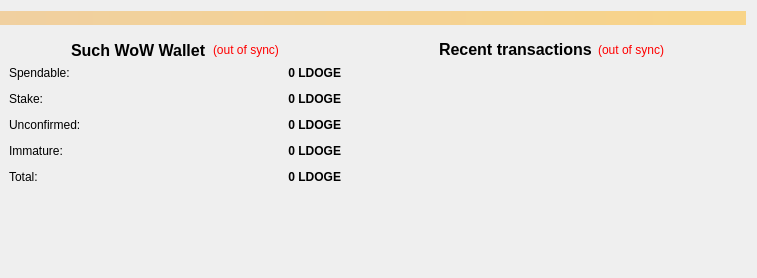
<?xml version="1.0" encoding="UTF-8"?>
<ui version="4.0">
 <class>OverviewPage</class>
 <widget class="QWidget" name="OverviewPage">
  <property name="windowTitle">
   <string>Form</string>
  </property>
  <layout class="QGridLayout" name="gridLayout_2">
   <property name="leftMargin">
    <number>0</number>
   </property>
   <item row="0" column="0">
    <widget class="QLabel" name="labelAlerts">
     <property name="visible">
      <bool>true</bool>
     </property>
     <property name="styleSheet">
      <string notr="true">background-color: qlineargradient(x1: 0, y1: 0, x2: 1, y2: 0, stop:0 #F0D0A0, stop:1 #F8D488);  color:#000000
</string>
     </property>
     <property name="wordWrap">
      <bool>true</bool>
     </property>
     <property name="margin">
      <number>3</number>
     </property>
    </widget>
   </item>
   <item row="1" column="0">
    <layout class="QGridLayout" name="gridLayout_3">
     <item row="0" column="0">
      <layout class="QVBoxLayout" name="verticalLayout_2">
       <item>
        <widget class="QWidget" name="widget" native="true">
         <layout class="QVBoxLayout" name="verticalLayout_4">
          <item>
           <layout class="QHBoxLayout" name="horizontalLayout_4">
            <item>
             <spacer name="horizontalSpacer_6">
              <property name="orientation">
               <enum>Qt::Horizontal</enum>
              </property>
              <property name="sizeHint" stdset="0">
               <size>
                <width>40</width>
                <height>20</height>
               </size>
              </property>
             </spacer>
            </item>
            <item>
             <widget class="QLabel" name="label_5">
              <property name="font">
               <font>
                <pointsize>12</pointsize>
                <weight>75</weight>
                <bold>true</bold>
               </font>
              </property>
              <property name="text">
               <string>Such WoW Wallet</string>
              </property>
             </widget>
            </item>
            <item>
             <widget class="QLabel" name="labelWalletStatus">
              <property name="toolTip">
               <string>The displayed information may be out of date. Your wallet automatically synchronizes with the LiteDoge network after a connection is established, but this process has not completed yet.</string>
              </property>
              <property name="styleSheet">
               <string notr="true">QLabel { color: red; }</string>
              </property>
              <property name="text">
               <string notr="true">(out of sync)</string>
              </property>
              <property name="alignment">
               <set>Qt::AlignLeading|Qt::AlignLeft|Qt::AlignVCenter</set>
              </property>
             </widget>
            </item>
            <item>
             <spacer name="horizontalSpacer_2">
              <property name="orientation">
               <enum>Qt::Horizontal</enum>
              </property>
              <property name="sizeHint" stdset="0">
               <size>
                <width>40</width>
                <height>20</height>
               </size>
              </property>
             </spacer>
            </item>
           </layout>
          </item>
          <item>
           <layout class="QFormLayout" name="formLayout_2">
            <property name="fieldGrowthPolicy">
             <enum>QFormLayout::AllNonFixedFieldsGrow</enum>
            </property>
            <property name="horizontalSpacing">
             <number>12</number>
            </property>
            <property name="verticalSpacing">
             <number>12</number>
            </property>
            <item row="0" column="0">
             <widget class="QLabel" name="label">
              <property name="text">
               <string>Spendable:</string>
              </property>
             </widget>
            </item>
            <item row="0" column="1">
             <widget class="QLabel" name="labelBalance">
              <property name="font">
               <font>
                <weight>75</weight>
                <bold>true</bold>
               </font>
              </property>
              <property name="cursor">
               <cursorShape>IBeamCursor</cursorShape>
              </property>
              <property name="toolTip">
               <string>Your current spendable balance</string>
              </property>
              <property name="text">
               <string notr="true">0 LDOGE</string>
              </property>
              <property name="alignment">
               <set>Qt::AlignRight|Qt::AlignTrailing|Qt::AlignVCenter</set>
              </property>
              <property name="textInteractionFlags">
               <set>Qt::LinksAccessibleByMouse|Qt::TextSelectableByKeyboard|Qt::TextSelectableByMouse</set>
              </property>
             </widget>
            </item>
            <item row="1" column="0">
             <widget class="QLabel" name="label_6">
              <property name="text">
               <string>Stake:</string>
              </property>
             </widget>
            </item>
            <item row="1" column="1">
             <widget class="QLabel" name="labelStake">
              <property name="font">
               <font>
                <weight>75</weight>
                <bold>true</bold>
               </font>
              </property>
              <property name="cursor">
               <cursorShape>IBeamCursor</cursorShape>
              </property>
              <property name="toolTip">
               <string>Total of coins that was staked, and do not yet count toward the current balance</string>
              </property>
              <property name="text">
               <string notr="true">0 LDOGE</string>
              </property>
              <property name="alignment">
               <set>Qt::AlignRight|Qt::AlignTrailing|Qt::AlignVCenter</set>
              </property>
              <property name="textInteractionFlags">
               <set>Qt::LinksAccessibleByMouse|Qt::TextSelectableByKeyboard|Qt::TextSelectableByMouse</set>
              </property>
             </widget>
            </item>
            <item row="2" column="0">
             <widget class="QLabel" name="label_3">
              <property name="text">
               <string>Unconfirmed:</string>
              </property>
             </widget>
            </item>
            <item row="2" column="1">
             <widget class="QLabel" name="labelUnconfirmed">
              <property name="font">
               <font>
                <weight>75</weight>
                <bold>true</bold>
               </font>
              </property>
              <property name="cursor">
               <cursorShape>IBeamCursor</cursorShape>
              </property>
              <property name="toolTip">
               <string>Total of transactions that have yet to be confirmed, and do not yet count toward the current balance</string>
              </property>
              <property name="text">
               <string notr="true">0 LDOGE</string>
              </property>
              <property name="alignment">
               <set>Qt::AlignRight|Qt::AlignTrailing|Qt::AlignVCenter</set>
              </property>
              <property name="textInteractionFlags">
               <set>Qt::LinksAccessibleByMouse|Qt::TextSelectableByKeyboard|Qt::TextSelectableByMouse</set>
              </property>
             </widget>
            </item>
            <item row="3" column="0">
             <widget class="QLabel" name="labelImmatureText">
              <property name="text">
               <string>Immature:</string>
              </property>
             </widget>
            </item>
            <item row="3" column="1">
             <widget class="QLabel" name="labelImmature">
              <property name="font">
               <font>
                <weight>75</weight>
                <bold>true</bold>
               </font>
              </property>
              <property name="toolTip">
               <string>Mined balance that has not yet matured</string>
              </property>
              <property name="text">
               <string notr="true">0 LDOGE</string>
              </property>
              <property name="alignment">
               <set>Qt::AlignRight|Qt::AlignTrailing|Qt::AlignVCenter</set>
              </property>
              <property name="textInteractionFlags">
               <set>Qt::LinksAccessibleByMouse|Qt::TextSelectableByKeyboard|Qt::TextSelectableByMouse</set>
              </property>
             </widget>
            </item>
            <item row="4" column="0">
             <widget class="QLabel" name="labelTotalText">
              <property name="text">
               <string>Total:</string>
              </property>
             </widget>
            </item>
            <item row="4" column="1">
             <widget class="QLabel" name="labelTotal">
              <property name="font">
               <font>
                <weight>75</weight>
                <bold>true</bold>
               </font>
              </property>
              <property name="cursor">
               <cursorShape>IBeamCursor</cursorShape>
              </property>
              <property name="toolTip">
               <string>Your current total balance</string>
              </property>
              <property name="text">
               <string notr="true">0 LDOGE</string>
              </property>
              <property name="alignment">
               <set>Qt::AlignRight|Qt::AlignTrailing|Qt::AlignVCenter</set>
              </property>
              <property name="textInteractionFlags">
               <set>Qt::LinksAccessibleByMouse|Qt::TextSelectableByKeyboard|Qt::TextSelectableByMouse</set>
              </property>
             </widget>
            </item>
           </layout>
          </item>
         </layout>
        </widget>
       </item>
       <item>
        <spacer name="verticalSpacer">
         <property name="orientation">
          <enum>Qt::Vertical</enum>
         </property>
         <property name="sizeHint" stdset="0">
          <size>
           <width>20</width>
           <height>40</height>
          </size>
         </property>
        </spacer>
       </item>
       <item>
        <widget class="QFrame" name="frame">
         <property name="minimumSize">
          <size>
           <width>350</width>
           <height>0</height>
          </size>
         </property>
         <property name="frameShape">
          <enum>QFrame::NoFrame</enum>
         </property>
         <property name="frameShadow">
          <enum>QFrame::Plain</enum>
         </property>
         <property name="lineWidth">
          <number>0</number>
         </property>
         <layout class="QGridLayout" name="gridLayout">
          <property name="leftMargin">
           <number>0</number>
          </property>
          <property name="topMargin">
           <number>0</number>
          </property>
          <property name="rightMargin">
           <number>0</number>
          </property>
          <property name="bottomMargin">
           <number>0</number>
          </property>
          <item row="0" column="0">
           <spacer name="horizontalSpacer_3">
            <property name="orientation">
             <enum>Qt::Horizontal</enum>
            </property>
            <property name="sizeHint" stdset="0">
             <size>
              <width>40</width>
              <height>20</height>
             </size>
            </property>
           </spacer>
          </item>
          <item row="0" column="1">
           <widget class="QLabel" name="label_2">
            <property name="maximumSize">
             <size>
              <width>210</width>
              <height>210</height>
             </size>
            </property>
            <property name="text">
             <string/>
            </property>
            <property name="textFormat">
             <enum>Qt::AutoText</enum>
            </property>
            <property name="pixmap">
             <pixmap resource="../bitcoin.qrc">:/images/walletpic</pixmap>
            </property>
            <property name="scaledContents">
             <bool>true</bool>
            </property>
            <property name="alignment">
             <set>Qt::AlignCenter</set>
            </property>
           </widget>
          </item>
          <item row="0" column="2">
           <spacer name="horizontalSpacer_4">
            <property name="orientation">
             <enum>Qt::Horizontal</enum>
            </property>
            <property name="sizeHint" stdset="0">
             <size>
              <width>40</width>
              <height>20</height>
             </size>
            </property>
           </spacer>
          </item>
         </layout>
        </widget>
       </item>
      </layout>
     </item>
     <item row="0" column="1">
      <layout class="QVBoxLayout" name="verticalLayout_3">
       <item>
        <widget class="QWidget" name="widget_2" native="true">
         <property name="minimumSize">
          <size>
           <width>390</width>
           <height>0</height>
          </size>
         </property>
         <layout class="QVBoxLayout" name="verticalLayout">
          <property name="leftMargin">
           <number>0</number>
          </property>
          <property name="rightMargin">
           <number>0</number>
          </property>
          <item>
           <layout class="QHBoxLayout" name="horizontalLayout_2">
            <item>
             <spacer name="horizontalSpacer">
              <property name="orientation">
               <enum>Qt::Horizontal</enum>
              </property>
              <property name="sizeHint" stdset="0">
               <size>
                <width>40</width>
                <height>20</height>
               </size>
              </property>
             </spacer>
            </item>
            <item>
             <widget class="QLabel" name="label_4">
              <property name="font">
               <font>
                <pointsize>12</pointsize>
                <weight>75</weight>
                <bold>true</bold>
               </font>
              </property>
              <property name="text">
               <string>&lt;b&gt;Recent transactions&lt;/b&gt;</string>
              </property>
             </widget>
            </item>
            <item>
             <widget class="QLabel" name="labelTransactionsStatus">
              <property name="toolTip">
               <string>The displayed information may be out of date. Your wallet automatically synchronizes with the LiteDoge network after a connection is established, but this process has not completed yet.</string>
              </property>
              <property name="styleSheet">
               <string notr="true">QLabel { color: red; }</string>
              </property>
              <property name="text">
               <string notr="true">(out of sync)</string>
              </property>
              <property name="alignment">
               <set>Qt::AlignRight|Qt::AlignTrailing|Qt::AlignVCenter</set>
              </property>
             </widget>
            </item>
            <item>
             <spacer name="horizontalSpacer_5">
              <property name="orientation">
               <enum>Qt::Horizontal</enum>
              </property>
              <property name="sizeHint" stdset="0">
               <size>
                <width>40</width>
                <height>20</height>
               </size>
              </property>
             </spacer>
            </item>
           </layout>
          </item>
          <item>
           <widget class="QListView" name="listTransactions">
            <property name="styleSheet">
             <string notr="true">QListView { background: transparent; }</string>
            </property>
            <property name="frameShape">
             <enum>QFrame::NoFrame</enum>
            </property>
            <property name="verticalScrollBarPolicy">
             <enum>Qt::ScrollBarAlwaysOff</enum>
            </property>
            <property name="horizontalScrollBarPolicy">
             <enum>Qt::ScrollBarAlwaysOff</enum>
            </property>
            <property name="selectionMode">
             <enum>QAbstractItemView::NoSelection</enum>
            </property>
           </widget>
          </item>
         </layout>
        </widget>
       </item>
      </layout>
     </item>
    </layout>
   </item>
  </layout>
 </widget>
 <resources>
  <include location="../bitcoin.qrc"/>
 </resources>
 <connections/>
</ui>
